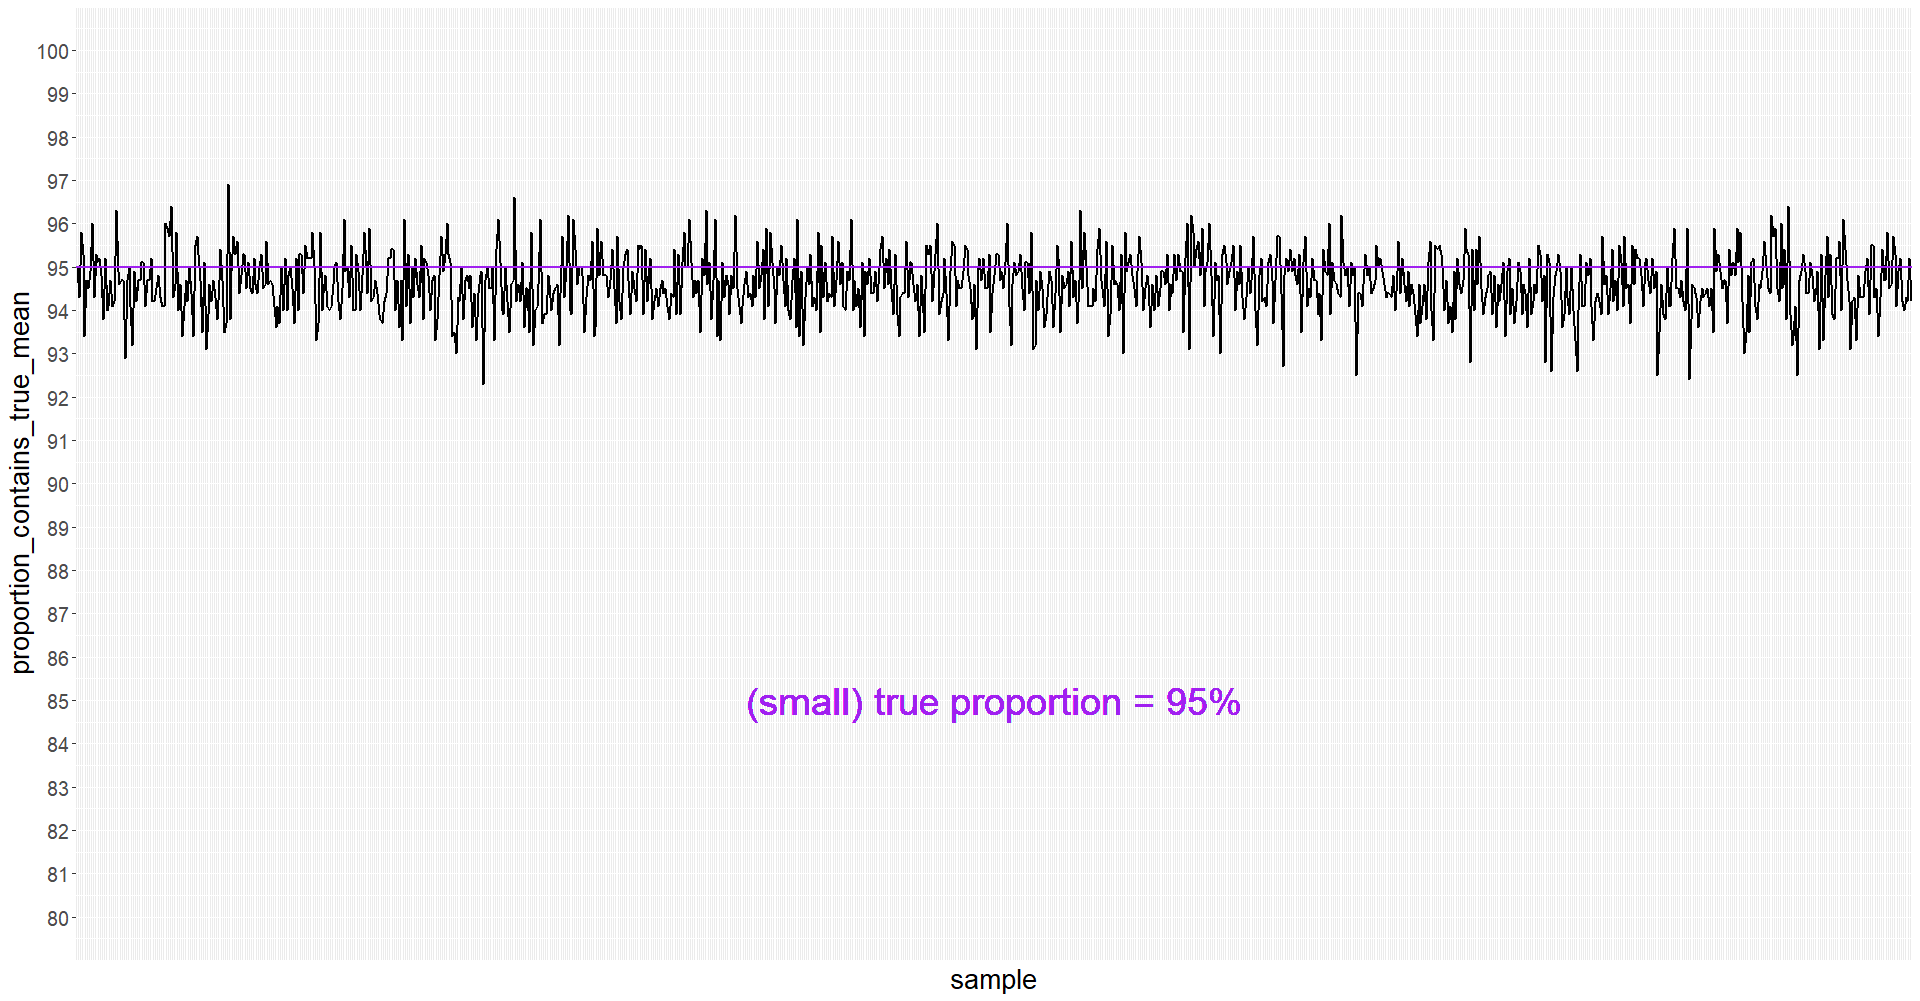

Write R code to recreate this figure.
# ========== to show use of rm() to remove all variables ==========

ls()
rm(list=ls())
ls()

# ========== create empty data frame with 9 columns ==========

df <- data.frame(matrix(nrow=0, ncol=4))

n <- c('sample',
       'upper_confidence_limit',
       'lower_confidence_limit',
       'contains_true_mean')

colnames(df) <- n

# ========== create empty data frame with 9 columns ==========

df_1 <- data.frame(matrix(nrow=0, ncol=2))

n <- c('sample',
       'proportion_contains_true_mean')

colnames(df_1) <- n


# ========== assign values to parameters of uniform distribution ==========

sample_minimum <- 10

sample_maximum <- 20

true_mean <- (sample_minimum+sample_maximum)/2

# ========== assign values to variables ==========

sample_size <- 10

confidence_level <- 0.95

confidence_level_1 <- (1-confidence_level)/2+confidence_level     # for two-tailed

# ========== fill up data frame ==========

run_repetition_outer <- 999
run_repetition_inner <- 1000
set.seed(103)

for (p in 1:run_repetition_outer)
{

  for (m in 1:run_repetition_inner)
  {
    random_numbers <- runif(sample_size, sample_minimum, sample_maximum)

    sample_mean <- mean(random_numbers)
    sample_standard_deviation <- sd(random_numbers)
  
    df[m, 'sample']=m

    df[m, 'upper_confidence_limit'] <- sample_mean+qt(confidence_level_1, sample_size-1)*sample_standard_deviation/sqrt(sample_size)
    df[m, 'lower_confidence_limit'] <- sample_mean-qt(confidence_level_1, sample_size-1)*sample_standard_deviation/sqrt(sample_size)

    if (true_mean<=df[m, 'upper_confidence_limit']) {less_than=1} else {less_than=0}
    if (true_mean>=df[m, 'lower_confidence_limit']) {more_than=1} else {more_than=0}
    if ((less_than==1)&(more_than==1)) {df[m, 'contains_true_mean']=1} else {df[m, 'contains_true_mean']=0}
  }

  count_1 <- nrow(df[df$contains_true_mean==1, ])
  count_0 <- nrow(df[df$contains_true_mean==0, ])
  
  if (p<=9) {df_1[p, 'sample']=paste0('00', p)}
  else if (p<=99) {df_1[p, 'sample']=paste0('0', p)}
  else {df_1[p, 'sample']=paste0('', p)}
  df_1[p, 'proportion_contains_true_mean'] <- count_1/(count_1+count_0)*100
}

# ========== you may need to install "ggplot2" package to plot chart ==========

# install.packages('ggplot2')
library('ggplot2')

ggplot(df_1, aes(x=sample, y=proportion_contains_true_mean, group=1)) +
  geom_line(size=1) +
  geom_hline(aes(yintercept=95), color='purple', size=1) +
  geom_text(label='(small) true proportion = 95%', y=85, x='500', color='purple', size=10) +
  theme(axis.text.x=element_blank()) +
  theme(axis.ticks.x=element_blank()) +
  theme(axis.text=element_text(size=15)) +
  theme(axis.title=element_text(size=20)) +
  theme(legend.text=element_text(size=15)) +
  theme(legend.title=element_text(size=15)) +
  scale_y_continuous(breaks=seq(80, 100, by=1), limits=c(80, 100))
